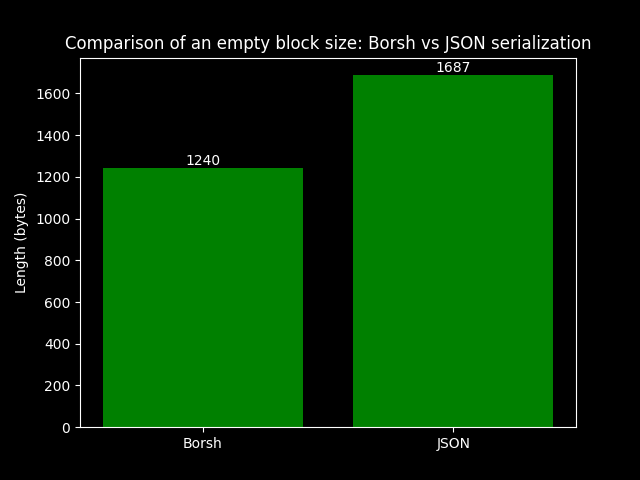

Recreate this plot in Python.
from borsh_construct import U8, U64, String, CStruct, Option, Vec
from construct import Container
import matplotlib.pyplot as plt
import json

# Define Hex as a string for simplicity
Hex = String

# Header struct
Header = CStruct(
    "parent_hash" / Hex,
    "ommers_hash" / Hex,
    "beneficiary" / Hex,
    "state_root" / Hex,
    "transactions_root" / Hex,
    "receipts_root" / Hex,
    "withdrawals_root" / Hex,
    "logs_bloom" / Hex,
    "difficulty" / Hex,
    "number" / U64,
    "gas_limit" / U64,
    "gas_used" / U64,
    "timestamp" / U64,
    "mix_hash" / Hex,
    "nonce" / U64,
    "base_fee_per_gas" / U64,
    "blob_gas_used" / Option(U64),
    "excess_blob_gas" / Option(U64),
    "parent_beacon_block_root" / Option(Hex),
    "requests_root" / Option(Hex),
    "extra_data" / Hex
)

# BlockHeader struct
BlockHeader = CStruct(
    "hash" / Hex,
    "header" / Header
)

# Block struct
Block = CStruct(
    "header" / BlockHeader,
    "body" / Vec(CStruct()),  # assuming body contains a list of empty structures
    "ommers" / Vec(CStruct()),  # assuming ommers contains a list of empty structures
    "withdrawals" / Vec(CStruct()),  # assuming withdrawals contains a list of empty structures
    "requests" / Option(Vec(CStruct()))  # assuming requests contains an optional list of empty structures
)

# Final struct containing block and senders
FinalStruct = CStruct(
    "block" / Block,
    "senders" / Vec(Hex)
)

# Sample data: https://viewblock.io/arweave/tx/h3uakzDm_UFDczRDCVSdirFzXnk1-YC44QpU9G14D3k
sample_data = {
    "block": {
        "header": {
            "hash": "0xf32a0281236ece592fd4360393b4907c258ab401ffeb3d9c12c3575652173875",
            "header": {
                "parent_hash": "0xf08de3f5d08fbc69a92b36421f07f121c7eeca629d548c9d6be4f8da76ffa25c",
                "ommers_hash": "0x1dcc4de8dec75d7aab85b567b6ccd41ad312451b948a7413f0a142fd40d49347",
                "beneficiary": "0x123463a4b065722e99115d6c222f267d9cabb524",
                "state_root": "0xeeec063dfa322eaf90ef24b34cd901bb471ef2082ed714df8f6db3a3cdcd19a2",
                "transactions_root": "0x56e81f171bcc55a6ff8345e692c0f86e5b48e01b996cadc001622fb5e363b421",
                "receipts_root": "0x56e81f171bcc55a6ff8345e692c0f86e5b48e01b996cadc001622fb5e363b421",
                "withdrawals_root": "0x56e81f171bcc55a6ff8345e692c0f86e5b48e01b996cadc001622fb5e363b421",
                "logs_bloom": "0x00000000000000000000000000000000000000000000000000000000000000000000000000000000000000000000000000000000000000000000000000000000000000000000000000000000000000000000000000000000000000000000000000000000000000000000000000000000000000000000000000000000000000000000000000000000000000000000000000000000000000000000000000000000000000000000000000000000000000000000000000000000000000000000000000000000000000000000000000000000000000000000000000000000000000000000000000000000000000000000000000000000000000000000000000000000",
                "difficulty": "0x0",
                "number": 1,
                "gas_limit": 30000000,
                "gas_used": 0,
                "timestamp": 1721242735,
                "mix_hash": "0xf08de3f5d08fbc69a92b36421f07f121c7eeca629d548c9d6be4f8da76ffa25c",
                "nonce": 0,
                "base_fee_per_gas": 875000000,
                "blob_gas_used": None,
                "excess_blob_gas": None,
                "parent_beacon_block_root": None,
                "requests_root": None,
                "extra_data": "0x726574682f76312e302e312f6c696e7578"
            }
        },
        "body": [],
        "ommers": [],
        "withdrawals": [],
        "requests": None
    },
    "senders": []
}

# Build the struct with the sample data
built_data = FinalStruct.build(sample_data)

# Parse the struct back to verify correctness
parsed_data = FinalStruct.parse(built_data)
#print(parsed_data)


# Calculate the lengths
length_built_data = len(built_data)
length_json_data = len(json.dumps(sample_data))

# Data for plotting
labels = ['Borsh', 'JSON']
lengths = [length_built_data, length_json_data]

# Plotting
plt.style.use('dark_background')
fig, ax = plt.subplots()

bars = ax.bar(labels, lengths, color='green')

for bar in bars:
    height = bar.get_height()
    ax.annotate(f'{height}',
                xy=(bar.get_x() + bar.get_width() / 2, height),
                xytext=(0, 0.01),  
                textcoords="offset points",
                ha='center', va='bottom')

ax.set_ylabel('Length (bytes)')
ax.set_title('Comparison of an empty block size: Borsh vs JSON serialization')

plt.savefig("./borsh_vs_json_serialization/compare.png")
plt.show()

